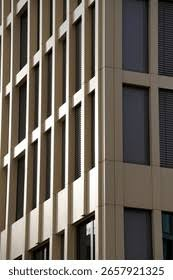
#> input picture week02/input/personal_edge.jpg, 173 x 280 px
$ jupyter execute --allow-errors task05.ipynb
#> lines starting #> are read from the running program, lines starting #| are printed output that depends on the picture; after the words box and inside, x2 and y2 are one past the last pixel; in counts of white or black regions, pixels touching at a corner belong together
## Canny Edge Detection

[cell 1]
import cv2 as cv
import matplotlib.pyplot as plt

[cell 2]
img1 = cv.imread("input/personal_edge.jpg", cv.IMREAD_GRAYSCALE)
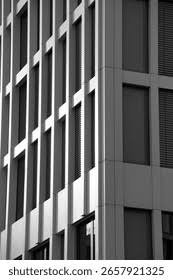
#> img1: shape (280, 173); min 0, max 255, mean 108.6
img2 = cv.imread("output/camera.png", cv.IMREAD_GRAYSCALE)
img3 = cv.imread("output/coins.png", cv.IMREAD_GRAYSCALE)

[cell 3]
thresholds = [
    (30, 100),
    (50, 150),
    (80, 200),
    (100, 300),
    (150, 400)
]

### apertureSize=4

[cell 4]
results = []

for low, high in thresholds:
    edges1 = cv.Canny(img1,low,high,apertureSize=5)
    edges2 = cv.Canny(img2,low,high,apertureSize=5)
    edges3 = cv.Canny(img3,low,high,apertureSize=5)
    results.append((edges1, edges2, edges3))
#> this loop made 5 passes
#> pass 1, `edges1 = cv.Canny(img1,low,high,apertureSize=5)`:
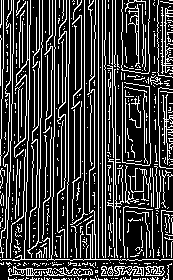
#> edges1: shape (280, 173); 24.6% white in thin lines or dots
#> pass 2, `edges1 = cv.Canny(img1,low,high,apertureSize=5)`:
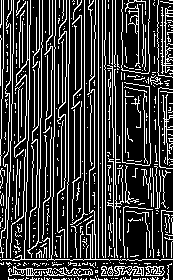
#> edges1: shape (280, 173); 24% white in thin lines or dots
#> pass 3, `edges1 = cv.Canny(img1,low,high,apertureSize=5)`:
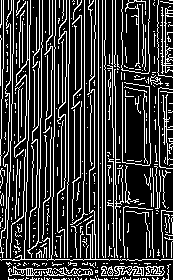
#> edges1: shape (280, 173); 23.2% white in thin lines or dots
#> after the loop, results = 5 items

[cell 5]
plt.figure(figsize=(15, 8))

#> (the rest of this cell did not finish here and is left out)

### apertureSize=3

[cell 6]
results =[]

for low, high in thresholds:
    edges1 = cv.Canny(img1,low,high,apertureSize=3)
    edges2 = cv.Canny(img2,low,high,apertureSize=3)
    edges3 = cv.Canny(img3,low,high,apertureSize=3)
    results.append((edges1, edges2, edges3))
#> this loop made 5 passes
#> pass 1, `edges1 = cv.Canny(img1,low,high,apertureSize=3)`:
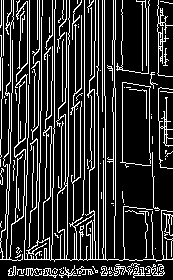
#> edges1: shape (280, 173); 19.5% white in thin lines or dots
#> pass 2, `edges1 = cv.Canny(img1,low,high,apertureSize=3)`:
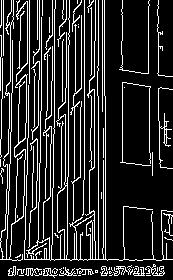
#> edges1: shape (280, 173); 16.4% white in thin lines or dots
#> pass 3, `edges1 = cv.Canny(img1,low,high,apertureSize=3)`:
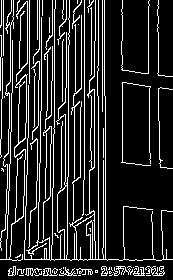
#> edges1: shape (280, 173); 15.6% white in thin lines or dots

$ run again, with week01/input/chelsea.jpg copied over week02/input/personal_edge.jpg
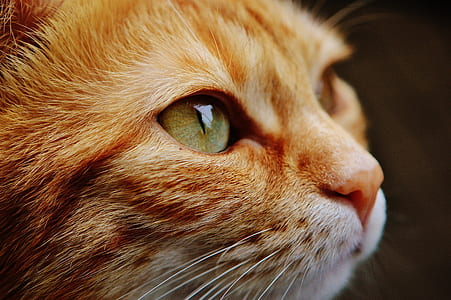
#> input picture week01/input/chelsea.jpg, 451 x 300 px
#> the loop `for low, high in thresholds:` made 5 passes
#> pass 1, `edges1 = cv.Canny(img1,low,high,apertureSize=5)`:
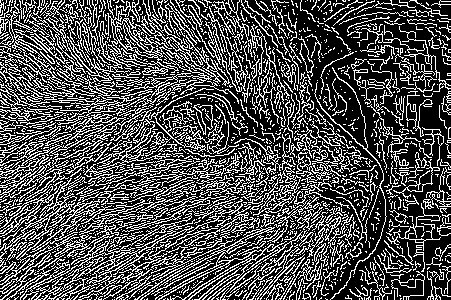
#> edges1: shape (300, 451); 31.2% white in thin lines or dots
#> after the loop `for low, high in thresholds:`: results = 5 items
#> the loop `for low, high in thresholds:` made 5 passes
#> pass 3, `edges1 = cv.Canny(img1,low,high,apertureSize=3)`:
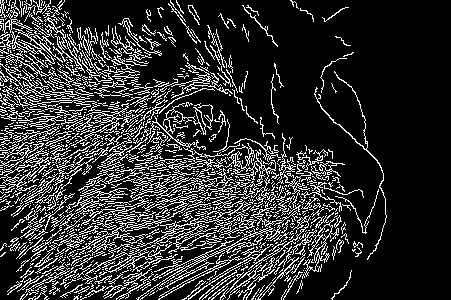
#> edges1: shape (300, 451); 18.9% white in thin lines or dots, all inside (x1, y1, x2, y2) = (0, 0, 387, 300)
